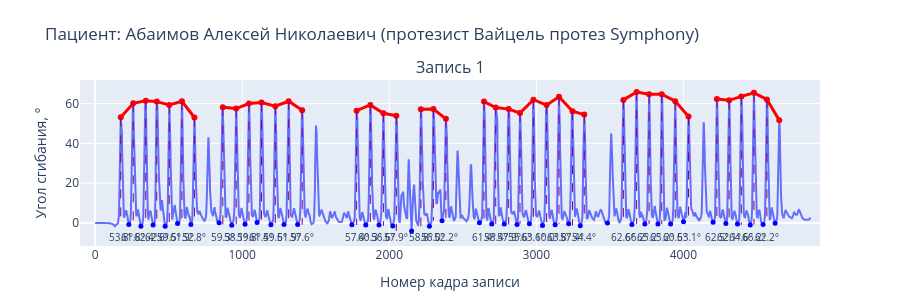

Notebook code for this chart:
### Code cell
patient_name = list(patients_data_tta.keys())[1]

fig_abaimov_vaicel = plot_joint_for_patient(
    patients_data_tta,
    patient_name,
    joint_idx=3
)

fig_abaimov_vaicel.show()

### Figure 1 — Plotly figure (JSON) as saved in the notebook; plotly's stock layout.template omitted (floating-point values rounded to 4 significant figures; data arrays with more than 128 entries replaced by an {"elided": "..."} marker saying what was removed)
{"data": [{"mode": "lines", "name": "Запись 1", "showlegend": false, "type": "scatter", "x": {"elided": "4865 int values"}, "xaxis": "x", "y": {"elided": "4865 float values"}, "yaxis": "y"}, {"line": {"color": "red", "width": 3}, "mode": "lines+markers", "showlegend": false, "type": "scatter", "x": [174.0, 259.0, 344.0, 419.0, 504.0, 590.0, 675.0, NaN, 868.0, 959.0, 1046.0, 1131.0, 1225.0, 1316.0, 1408.0, NaN, 1778.0, 1871.0, 1960.0, 2048.0, NaN, 2215.0, 2300.0, 2385.0, NaN, 2644.0, 2724.0, 2812.0, 2889.0, 2980.0, 3070.0, 3154.0, 3246.0, 3326.0, NaN, 3592.0, 3682.0, 3767.0, 3853.0, 3945.0, 4035.0, NaN, 4228.0, 4311.0, 4394.0, 4480.0, 4568.0, 4652.0], "xaxis": "x", "y": [53.09, 60.15, 61.38, 60.99, 59.3, 61.18, 53.01, NaN, 58.17, 57.52, 60.05, 60.57, 58.7, 61.17, 56.68, NaN, 56.41, 59.34, 55.17, 53.92, NaN, 57.14, 57.26, 52.33, NaN, 61.01, 58.01, 57.23, 55.26, 61.95, 59.23, 63.45, 56.14, 54.48, NaN, 61.85, 65.8, 64.67, 64.73, 61.21, 53.49, NaN, 62.32, 61.64, 63.62, 65.4, 62.09, 51.6], "yaxis": "y"}, {"marker": {"color": "red", "size": 5}, "mode": "markers", "showlegend": false, "type": "scatter", "x": [174], "xaxis": "x", "y": [53.09], "yaxis": "y"}, {"marker": {"color": "blue", "size": 5}, "mode": "markers", "showlegend": false, "type": "scatter", "x": [229], "xaxis": "x", "y": [-0.69], "yaxis": "y"}, {"hovertemplate": "Амплитуда: 53.8°<extra></extra>", "line": {"color": "purple", "dash": "dash", "width": 1}, "mode": "lines", "showlegend": false, "type": "scatter", "x": [174, 174], "xaxis": "x", "y": [53.09, -0.69], "yaxis": "y"}, {"marker": {"color": "red", "size": 5}, "mode": "markers", "showlegend": false, "type": "scatter", "x": [259], "xaxis": "x", "y": [60.15], "yaxis": "y"}, {"marker": {"color": "blue", "size": 5}, "mode": "markers", "showlegend": false, "type": "scatter", "x": [311], "xaxis": "x", "y": [-1.649], "yaxis": "y"}, {"hovertemplate": "Амплитуда: 61.8°<extra></extra>", "line": {"color": "purple", "dash": "dash", "width": 1}, "mode": "lines", "showlegend": false, "type": "scatter", "x": [259, 259], "xaxis": "x", "y": [60.15, -1.649], "yaxis": "y"}, {"marker": {"color": "red", "size": 5}, "mode": "markers", "showlegend": false, "type": "scatter", "x": [344], "xaxis": "x", "y": [61.38], "yaxis": "y"}, {"marker": {"color": "blue", "size": 5}, "mode": "markers", "showlegend": false, "type": "scatter", "x": [394], "xaxis": "x", "y": [-1.032], "yaxis": "y"}, {"hovertemplate": "Амплитуда: 62.4°<extra></extra>", "line": {"color": "purple", "dash": "dash", "width": 1}, "mode": "lines", "showlegend": false, "type": "scatter", "x": [344, 344], "xaxis": "x", "y": [61.38, -1.032], "yaxis": "y"}, {"marker": {"color": "red", "size": 5}, "mode": "markers", "showlegend": false, "type": "scatter", "x": [419], "xaxis": "x", "y": [60.99], "yaxis": "y"}, {"marker": {"color": "blue", "size": 5}, "mode": "markers", "showlegend": false, "type": "scatter", "x": [476], "xaxis": "x", "y": [-1.576], "yaxis": "y"}, {"hovertemplate": "Амплитуда: 62.6°<extra></extra>", "line": {"color": "purple", "dash": "dash", "width": 1}, "mode": "lines", "showlegend": false, "type": "scatter", "x": [419, 419], "xaxis": "x", "y": [60.99, -1.576], "yaxis": "y"}, {"marker": {"color": "red", "size": 5}, "mode": "markers", "showlegend": false, "type": "scatter", "x": [504], "xaxis": "x", "y": [59.3], "yaxis": "y"}, {"marker": {"color": "blue", "size": 5}, "mode": "markers", "showlegend": false, "type": "scatter", "x": [560], "xaxis": "x", "y": [-0.244], "yaxis": "y"}, {"hovertemplate": "Амплитуда: 59.5°<extra></extra>", "line": {"color": "purple", "dash": "dash", "width": 1}, "mode": "lines", "showlegend": false, "type": "scatter", "x": [504, 504], "xaxis": "x", "y": [59.3, -0.244], "yaxis": "y"}, {"marker": {"color": "red", "size": 5}, "mode": "markers", "showlegend": false, "type": "scatter", "x": [590], "xaxis": "x", "y": [61.18], "yaxis": "y"}, {"marker": {"color": "blue", "size": 5}, "mode": "markers", "showlegend": false, "type": "scatter", "x": [651], "xaxis": "x", "y": [-0.718], "yaxis": "y"}, {"hovertemplate": "Амплитуда: 61.9°<extra></extra>", "line": {"color": "purple", "dash": "dash", "width": 1}, "mode": "lines", "showlegend": false, "type": "scatter", "x": [590, 590], "xaxis": "x", "y": [61.18, -0.718], "yaxis": "y"}, {"marker": {"color": "red", "size": 5}, "mode": "markers", "showlegend": false, "type": "scatter", "x": [675], "xaxis": "x", "y": [53.01], "yaxis": "y"}, {"marker": {"color": "blue", "size": 5}, "mode": "markers", "showlegend": false, "type": "scatter", "x": [843], "xaxis": "x", "y": [0.19], "yaxis": "y"}, {"hovertemplate": "Амплитуда: 52.8°<extra></extra>", "line": {"color": "purple", "dash": "dash", "width": 1}, "mode": "lines", "showlegend": false, "type": "scatter", "x": [675, 675], "xaxis": "x", "y": [53.01, 0.19], "yaxis": "y"}, {"marker": {"color": "red", "size": 5}, "mode": "markers", "showlegend": false, "type": "scatter", "x": [868], "xaxis": "x", "y": [58.17], "yaxis": "y"}, {"marker": {"color": "blue", "size": 5}, "mode": "markers", "showlegend": false, "type": "scatter", "x": [929], "xaxis": "x", "y": [-1.08], "yaxis": "y"}, {"hovertemplate": "Амплитуда: 59.3°<extra></extra>", "line": {"color": "purple", "dash": "dash", "width": 1}, "mode": "lines", "showlegend": false, "type": "scatter", "x": [868, 868], "xaxis": "x", "y": [58.17, -1.08], "yaxis": "y"}, {"marker": {"color": "red", "size": 5}, "mode": "markers", "showlegend": false, "type": "scatter", "x": [959], "xaxis": "x", "y": [57.52], "yaxis": "y"}, {"marker": {"color": "blue", "size": 5}, "mode": "markers", "showlegend": false, "type": "scatter", "x": [1019], "xaxis": "x", "y": [-0.571], "yaxis": "y"}, {"hovertemplate": "Амплитуда: 58.1°<extra></extra>", "line": {"color": "purple", "dash": "dash", "width": 1}, "mode": "lines", "showlegend": false, "type": "scatter", "x": [959, 959], "xaxis": "x", "y": [57.52, -0.571], "yaxis": "y"}, {"marker": {"color": "red", "size": 5}, "mode": "markers", "showlegend": false, "type": "scatter", "x": [1046], "xaxis": "x", "y": [60.05], "yaxis": "y"}, {"marker": {"color": "blue", "size": 5}, "mode": "markers", "showlegend": false, "type": "scatter", "x": [1101], "xaxis": "x", "y": [0.264], "yaxis": "y"}, {"hovertemplate": "Амплитуда: 59.8°<extra></extra>", "line": {"color": "purple", "dash": "dash", "width": 1}, "mode": "lines", "showlegend": false, "type": "scatter", "x": [1046, 1046], "xaxis": "x", "y": [60.05, 0.264], "yaxis": "y"}, {"marker": {"color": "red", "size": 5}, "mode": "markers", "showlegend": false, "type": "scatter", "x": [1131], "xaxis": "x", "y": [60.57], "yaxis": "y"}, {"marker": {"color": "blue", "size": 5}, "mode": "markers", "showlegend": false, "type": "scatter", "x": [1195], "xaxis": "x", "y": [-0.817], "yaxis": "y"}, {"hovertemplate": "Амплитуда: 61.4°<extra></extra>", "line": {"color": "purple", "dash": "dash", "width": 1}, "mode": "lines", "showlegend": false, "type": "scatter", "x": [1131, 1131], "xaxis": "x", "y": [60.57, -0.817], "yaxis": "y"}, {"marker": {"color": "red", "size": 5}, "mode": "markers", "showlegend": false, "type": "scatter", "x": [1225], "xaxis": "x", "y": [58.7], "yaxis": "y"}, {"marker": {"color": "blue", "size": 5}, "mode": "markers", "showlegend": false, "type": "scatter", "x": [1284], "xaxis": "x", "y": [-0.763], "yaxis": "y"}, {"hovertemplate": "Амплитуда: 59.5°<extra></extra>", "line": {"color": "purple", "dash": "dash", "width": 1}, "mode": "lines", "showlegend": false, "type": "scatter", "x": [1225, 1225], "xaxis": "x", "y": [58.7, -0.763], "yaxis": "y"}, {"marker": {"color": "red", "size": 5}, "mode": "markers", "showlegend": false, "type": "scatter", "x": [1316], "xaxis": "x", "y": [61.17], "yaxis": "y"}, {"marker": {"color": "blue", "size": 5}, "mode": "markers", "showlegend": false, "type": "scatter", "x": [1377], "xaxis": "x", "y": [-0.762], "yaxis": "y"}, {"hovertemplate": "Амплитуда: 61.9°<extra></extra>", "line": {"color": "purple", "dash": "dash", "width": 1}, "mode": "lines", "showlegend": false, "type": "scatter", "x": [1316, 1316], "xaxis": "x", "y": [61.17, -0.762], "yaxis": "y"}, {"marker": {"color": "red", "size": 5}, "mode": "markers", "showlegend": false, "type": "scatter", "x": [1408], "xaxis": "x", "y": [56.68], "yaxis": "y"}, {"marker": {"color": "blue", "size": 5}, "mode": "markers", "showlegend": false, "type": "scatter", "x": [1746], "xaxis": "x", "y": [-0.882], "yaxis": "y"}, {"hovertemplate": "Амплитуда: 57.6°<extra></extra>", "line": {"color": "purple", "dash": "dash", "width": 1}, "mode": "lines", "showlegend": false, "type": "scatter", "x": [1408, 1408], "xaxis": "x", "y": [56.68, -0.882], "yaxis": "y"}, {"marker": {"color": "red", "size": 5}, "mode": "markers", "showlegend": false, "type": "scatter", "x": [1778], "xaxis": "x", "y": [56.41], "yaxis": "y"}, {"marker": {"color": "blue", "size": 5}, "mode": "markers", "showlegend": false, "type": "scatter", "x": [1840], "xaxis": "x", "y": [-0.949], "yaxis": "y"}, {"hovertemplate": "Амплитуда: 57.4°<extra></extra>", "line": {"color": "purple", "dash": "dash", "width": 1}, "mode": "lines", "showlegend": false, "type": "scatter", "x": [1778, 1778], "xaxis": "x", "y": [56.41, -0.949], "yaxis": "y"}, {"marker": {"color": "red", "size": 5}, "mode": "markers", "showlegend": false, "type": "scatter", "x": [1871], "xaxis": "x", "y": [59.34], "yaxis": "y"}, {"marker": {"color": "blue", "size": 5}, "mode": "markers", "showlegend": false, "type": "scatter", "x": [1930], "xaxis": "x", "y": [-0.919], "yaxis": "y"}, {"hovertemplate": "Амплитуда: 60.3°<extra></extra>", "line": {"color": "purple", "dash": "dash", "width": 1}, "mode": "lines", "showlegend": false, "type": "scatter", "x": [1871, 1871], "xaxis": "x", "y": [59.34, -0.919], "yaxis": "y"}, {"marker": {"color": "red", "size": 5}, "mode": "markers", "showlegend": false, "type": "scatter", "x": [1960], "xaxis": "x", "y": [55.17], "yaxis": "y"}, {"marker": {"color": "blue", "size": 5}, "mode": "markers", "showlegend": false, "type": "scatter", "x": [2024], "xaxis": "x", "y": [-1.422], "yaxis": "y"}, {"hovertemplate": "Амплитуда: 56.6°<extra></extra>", "line": {"color": "purple", "dash": "dash", "width": 1}, "mode": "lines", "showlegend": false, "type": "scatter", "x": [1960, 1960], "xaxis": "x", "y": [55.17, -1.422], "yaxis": "y"}, {"marker": {"color": "red", "size": 5}, "mode": "markers", "showlegend": false, "type": "scatter", "x": [2048], "xaxis": "x", "y": [53.92], "yaxis": "y"}, {"marker": {"color": "blue", "size": 5}, "mode": "markers", "showlegend": false, "type": "scatter", "x": [2152], "xaxis": "x", "y": [-3.958], "yaxis": "y"}, {"hovertemplate": "Амплитуда: 57.9°<extra></extra>", "line": {"color": "purple", "dash": "dash", "width": 1}, "mode": "lines", "showlegend": false, "type": "scatter", "x": [2048, 2048], "xaxis": "x", "y": [53.92, -3.958], "yaxis": "y"}, {"marker": {"color": "red", "size": 5}, "mode": "markers", "showlegend": false, "type": "scatter", "x": [2215], "xaxis": "x", "y": [57.14], "yaxis": "y"}, {"marker": {"color": "blue", "size": 5}, "mode": "markers", "showlegend": false, "type": "scatter", "x": [2273], "xaxis": "x", "y": [-1.613], "yaxis": "y"}, {"hovertemplate": "Амплитуда: 58.8°<extra></extra>", "line": {"color": "purple", "dash": "dash", "width": 1}, "mode": "lines", "showlegend": false, "type": "scatter", "x": [2215, 2215], "xaxis": "x", "y": [57.14, -1.613], "yaxis": "y"}, {"marker": {"color": "red", "size": 5}, "mode": "markers", "showlegend": false, "type": "scatter", "x": [2300], "xaxis": "x", "y": [57.26], "yaxis": "y"}, {"marker": {"color": "blue", "size": 5}, "mode": "markers", "showlegend": false, "type": "scatter", "x": [2359], "xaxis": "x", "y": [1.206], "yaxis": "y"}, {"hovertemplate": "Амплитуда: 56.0°<extra></extra>", "line": {"color": "purple", "dash": "dash", "width": 1}, "mode": "lines", "showlegend": false, "type": "scatter", "x": [2300, 2300], "xaxis": "x", "y": [57.26, 1.206], "yaxis": "y"}, {"marker": {"color": "red", "size": 5}, "mode": "markers", "showlegend": false, "type": "scatter", "x": [2385], "xaxis": "x", "y": [52.33], "yaxis": "y"}, {"marker": {"color": "blue", "size": 5}, "mode": "markers", "showlegend": false, "type": "scatter", "x": [2613], "xaxis": "x", "y": [0.119], "yaxis": "y"}, {"hovertemplate": "Амплитуда: 52.2°<extra></extra>", "line": {"color": "purple", "dash": "dash", "width": 1}, "mode": "lines", "showlegend": false, "type": "scatter", "x": [2385, 2385], "xaxis": "x", "y": [52.33, 0.119], "yaxis": "y"}, {"marker": {"color": "red", "size": 5}, "mode": "markers", "showlegend": false, "type": "scatter", "x": [2644], "xaxis": "x", "y": [61.01], "yaxis": "y"}, {"marker": {"color": "blue", "size": 5}, "mode": "markers", "showlegend": false, "type": "scatter", "x": [2697], "xaxis": "x", "y": [-0.432], "yaxis": "y"}, {"hovertemplate": "Амплитуда: 61.4°<extra></extra>", "line": {"color": "purple", "dash": "dash", "width": 1}, "mode": "lines", "showlegend": false, "type": "scatter", "x": [2644, 2644], "xaxis": "x", "y": [61.01, -0.432], "yaxis": "y"}, {"marker": {"color": "red", "size": 5}, "mode": "markers", "showlegend": false, "type": "scatter", "x": [2724], "xaxis": "x", "y": [58.01], "yaxis": "y"}, {"marker": {"color": "blue", "size": 5}, "mode": "markers", "showlegend": false, "type": "scatter", "x": [2782], "xaxis": "x", "y": [-0.413], "yaxis": "y"}, {"hovertemplate": "Амплитуда: 58.4°<extra></extra>", "line": {"color": "purple", "dash": "dash", "width": 1}, "mode": "lines", "showlegend": false, "type": "scatter", "x": [2724, 2724], "xaxis": "x", "y": [58.01, -0.413], "yaxis": "y"}, {"marker": {"color": "red", "size": 5}, "mode": "markers", "showlegend": false, "type": "scatter", "x": [2812], "xaxis": "x", "y": [57.23], "yaxis": "y"}, {"marker": {"color": "blue", "size": 5}, "mode": "markers", "showlegend": false, "type": "scatter", "x": [2869], "xaxis": "x", "y": [-0.68], "yaxis": "y"}, {"hovertemplate": "Амплитуда: 57.9°<extra></extra>", "line": {"color": "purple", "dash": "dash", "width": 1}, "mode": "lines", "showlegend": false, "type": "scatter", "x": [2812, 2812], "xaxis": "x", "y": [57.23, -0.68], "yaxis": "y"}, {"marker": {"color": "red", "size": 5}, "mode": "markers", "showlegend": false, "type": "scatter", "x": [2889], "xaxis": "x", "y": [55.26], "yaxis": "y"}, {"marker": {"color": "blue", "size": 5}, "mode": "markers", "showlegend": false, "type": "scatter", "x": [2953], "xaxis": "x", "y": [-0.33], "yaxis": "y"}, {"hovertemplate": "Амплитуда: 55.6°<extra></extra>", "line": {"color": "purple", "dash": "dash", "width": 1}, "mode": "lines", "showlegend": false, "type": "scatter", "x": [2889, 2889], "xaxis": "x", "y": [55.26, -0.33], "yaxis": "y"}, {"marker": {"color": "red", "size": 5}, "mode": "markers", "showlegend": false, "type": "scatter", "x": [2980], "xaxis": "x", "y": [61.95], "yaxis": "y"}, {"marker": {"color": "blue", "size": 5}, "mode": "markers", "showlegend": false, "type": "scatter", "x": [3042], "xaxis": "x", "y": [-1.178], "yaxis": "y"}, {"hovertemplate": "Амплитуда: 63.1°<extra></extra>", "line": {"color": "purple", "dash": "dash", "width": 1}, "mode": "lines", "showlegend": false, "type": "scatter", "x": [2980, 2980], "xaxis": "x", "y": [61.95, -1.178], "yaxis": "y"}, {"marker": {"color": "red", "size": 5}, "mode": "markers", "showlegend": false, "type": "scatter", "x": [3070], "xaxis": "x", "y": [59.23], "yaxis": "y"}, {"marker": {"color": "blue", "size": 5}, "mode": "markers", "showlegend": false, "type": "scatter", "x": [3128], "xaxis": "x", "y": [-0.806], "yaxis": "y"}, {"hovertemplate": "Амплитуда: 60.0°<extra></extra>", "line": {"color": "purple", "dash": "dash", "width": 1}, "mode": "lines", "showlegend": false, "type": "scatter", "x": [3070, 3070], "xaxis": "x", "y": [59.23, -0.806], "yaxis": "y"}, {"marker": {"color": "red", "size": 5}, "mode": "markers", "showlegend": false, "type": "scatter", "x": [3154], "xaxis": "x", "y": [63.45], "yaxis": "y"}, {"marker": {"color": "blue", "size": 5}, "mode": "markers", "showlegend": false, "type": "scatter", "x": [3220], "xaxis": "x", "y": [-0.39], "yaxis": "y"}, {"hovertemplate": "Амплитуда: 63.8°<extra></extra>", "line": {"color": "purple", "dash": "dash", "width": 1}, "mode": "lines", "showlegend": false, "type": "scatter", "x": [3154, 3154], "xaxis": "x", "y": [63.45, -0.39], "yaxis": "y"}, {"marker": {"color": "red", "size": 5}, "mode": "markers", "showlegend": false, "type": "scatter", "x": [3246], "xaxis": "x", "y": [56.14], "yaxis": "y"}, {"marker": {"color": "blue", "size": 5}, "mode": "markers", "showlegend": false, "type": "scatter", "x": [3299], "xaxis": "x", "y": [-1.302], "yaxis": "y"}, {"hovertemplate": "Амплитуда: 57.4°<extra></extra>", "line": {"color": "purple", "dash": "dash", "width": 1}, "mode": "lines", "showlegend": false, "type": "scatter", "x": [3246, 3246], "xaxis": "x", "y": [56.14, -1.302], "yaxis": "y"}, {"marker": {"color": "red", "size": 5}, "mode": "markers", "showlegend": false, "type": "scatter", "x": [3326], "xaxis": "x", "y": [54.48], "yaxis": "y"}, {"marker": {"color": "blue", "size": 5}, "mode": "markers", "showlegend": false, "type": "scatter", "x": [3484], "xaxis": "x", "y": [0.087], "yaxis": "y"}, {"hovertemplate": "Амплитуда: 54.4°<extra></extra>", "line": {"color": "purple", "dash": "dash", "width": 1}, "mode": "lines", "showlegend": false, "type": "scatter", "x": [3326, 3326], "xaxis": "x", "y": [54.48, 0.087], "yaxis": "y"}, {"marker": {"color": "red", "size": 5}, "mode": "markers", "showlegend": false, "type": "scatter", "x": [3592], "xaxis": "x", "y": [61.85], "yaxis": "y"}, {"marker": {"color": "blue", "size": 5}, "mode": "markers", "showlegend": false, "type": "scatter", "x": [3650], "xaxis": "x", "y": [-0.746], "yaxis": "y"}, {"hovertemplate": "Амплитуда: 62.6°<extra></extra>", "line": {"color": "purple", "dash": "dash", "width": 1}, "mode": "lines", "showlegend": false, "type": "scatter", "x": [3592, 3592], "xaxis": "x", "y": [61.85, -0.746], "yaxis": "y"}, {"marker": {"color": "red", "size": 5}, "mode": "markers", "showlegend": false, "type": "scatter", "x": [3682], "xaxis": "x", "y": [65.8], "yaxis": "y"}, {"marker": {"color": "blue", "size": 5}, "mode": "markers", "showlegend": false, "type": "scatter", "x": [3738], "xaxis": "x", "y": [-0.434], "yaxis": "y"}, {"hovertemplate": "Амплитуда: 66.2°<extra></extra>", "line": {"color": "purple", "dash": "dash", "width": 1}, "mode": "lines", "showlegend": false, "type": "scatter", "x": [3682, 3682], "xaxis": "x", "y": [65.8, -0.434], "yaxis": "y"}, {"marker": {"color": "red", "size": 5}, "mode": "markers", "showlegend": false, "type": "scatter", "x": [3767], "xaxis": "x", "y": [64.67], "yaxis": "y"}, {"marker": {"color": "blue", "size": 5}, "mode": "markers", "showlegend": false, "type": "scatter", "x": [3827], "xaxis": "x", "y": [-0.489], "yaxis": "y"}, {"hovertemplate": "Амплитуда: 65.2°<extra></extra>", "line": {"color": "purple", "dash": "dash", "width": 1}, "mode": "lines", "showlegend": false, "type": "scatter", "x": [3767, 3767], "xaxis": "x", "y": [64.67, -0.489], "yaxis": "y"}, {"marker": {"color": "red", "size": 5}, "mode": "markers", "showlegend": false, "type": "scatter", "x": [3853], "xaxis": "x", "y": [64.73], "yaxis": "y"}, {"marker": {"color": "blue", "size": 5}, "mode": "markers", "showlegend": false, "type": "scatter", "x": [3913], "xaxis": "x", "y": [-0.504], "yaxis": "y"}, {"hovertemplate": "Амплитуда: 65.2°<extra></extra>", "line": {"color": "purple", "dash": "dash", "width": 1}, "mode": "lines", "showlegend": false, "type": "scatter", "x": [3853, 3853], "xaxis": "x", "y": [64.73, -0.504], "yaxis": "y"}, {"marker": {"color": "red", "size": 5}, "mode": "markers", "showlegend": false, "type": "scatter", "x": [3945], "xaxis": "x", "y": [61.21], "yaxis": "y"}, {"marker": {"color": "blue", "size": 5}, "mode": "markers", "showlegend": false, "type": "scatter", "x": [4001], "xaxis": "x", "y": [0.646], "yaxis": "y"}, {"hovertemplate": "Амплитуда: 60.6°<extra></extra>", "line": {"color": "purple", "dash": "dash", "width": 1}, "mode": "lines", "showlegend": false, "type": "scatter", "x": [3945, 3945], "xaxis": "x", "y": [61.21, 0.646], "yaxis": "y"}, {"marker": {"color": "red", "size": 5}, "mode": "markers", "showlegend": false, "type": "scatter", "x": [4035], "xaxis": "x", "y": [53.49], "yaxis": "y"}, {"marker": {"color": "blue", "size": 5}, "mode": "markers", "showlegend": false, "type": "scatter", "x": [4202], "xaxis": "x", "y": [0.382], "yaxis": "y"}, {"hovertemplate": "Амплитуда: 53.1°<extra></extra>", "line": {"color": "purple", "dash": "dash", "width": 1}, "mode": "lines", "showlegend": false, "type": "scatter", "x": [4035, 4035], "xaxis": "x", "y": [53.49, 0.382], "yaxis": "y"}, {"marker": {"color": "red", "size": 5}, "mode": "markers", "showlegend": false, "type": "scatter", "x": [4228], "xaxis": "x", "y": [62.32], "yaxis": "y"}, {"marker": {"color": "blue", "size": 5}, "mode": "markers", "showlegend": false, "type": "scatter", "x": [4289], "xaxis": "x", "y": [-0.188], "yaxis": "y"}, {"hovertemplate": "Амплитуда: 62.5°<extra></extra>", "line": {"color": "purple", "dash": "dash", "width": 1}, "mode": "lines", "showlegend": false, "type": "scatter", "x": [4228, 4228], "xaxis": "x", "y": [62.32, -0.188], "yaxis": "y"}, {"marker": {"color": "red", "size": 5}, "mode": "markers", "showlegend": false, "type": "scatter", "x": [4311], "xaxis": "x", "y": [61.64], "yaxis": "y"}, {"marker": {"color": "blue", "size": 5}, "mode": "markers", "showlegend": false, "type": "scatter", "x": [4368], "xaxis": "x", "y": [-0.436], "yaxis": "y"}, {"hovertemplate": "Амплитуда: 62.1°<extra></extra>", "line": {"color": "purple", "dash": "dash", "width": 1}, "mode": "lines", "showlegend": false, "type": "scatter", "x": [4311, 4311], "xaxis": "x", "y": [61.64, -0.436], "yaxis": "y"}, {"marker": {"color": "red", "size": 5}, "mode": "markers", "showlegend": false, "type": "scatter", "x": [4394], "xaxis": "x", "y": [63.62], "yaxis": "y"}, {"marker": {"color": "blue", "size": 5}, "mode": "markers", "showlegend": false, "type": "scatter", "x": [4455], "xaxis": "x", "y": [-0.97], "yaxis": "y"}, {"hovertemplate": "Амплитуда: 64.6°<extra></extra>", "line": {"color": "purple", "dash": "dash", "width": 1}, "mode": "lines", "showlegend": false, "type": "scatter", "x": [4394, 4394], "xaxis": "x", "y": [63.62, -0.97], "yaxis": "y"}, {"marker": {"color": "red", "size": 5}, "mode": "markers", "showlegend": false, "type": "scatter", "x": [4480], "xaxis": "x", "y": [65.4], "yaxis": "y"}, {"marker": {"color": "blue", "size": 5}, "mode": "markers", "showlegend": false, "type": "scatter", "x": [4542], "xaxis": "x", "y": [-0.785], "yaxis": "y"}, {"hovertemplate": "Амплитуда: 66.2°<extra></extra>", "line": {"color": "purple", "dash": "dash", "width": 1}, "mode": "lines", "showlegend": false, "type": "scatter", "x": [4480, 4480], "xaxis": "x", "y": [65.4, -0.785], "yaxis": "y"}, {"marker": {"color": "red", "size": 5}, "mode": "markers", "showlegend": false, "type": "scatter", "x": [4568], "xaxis": "x", "y": [62.09], "yaxis": "y"}, {"marker": {"color": "blue", "size": 5}, "mode": "markers", "showlegend": false, "type": "scatter", "x": [4624], "xaxis": "x", "y": [-0.14], "yaxis": "y"}, {"hovertemplate": "Амплитуда: 62.2°<extra></extra>", "line": {"color": "purple", "dash": "dash", "width": 1}, "mode": "lines", "showlegend": false, "type": "scatter", "x": [4568, 4568], "xaxis": "x", "y": [62.09, -0.14], "yaxis": "y"}], "layout": {"annotations": [{"font": {"size": 16}, "showarrow": false, "text": "Запись 1", "x": 0.5, "xanchor": "center", "xref": "paper", "y": 1, "yanchor": "bottom", "yref": "paper"}, {"font": {"size": 10}, "showarrow": false, "text": "53.8°", "x": 174, "xref": "x", "y": -7, "yref": "y"}, {"font": {"size": 10}, "showarrow": false, "text": "61.8°", "x": 259, "xref": "x", "y": -7, "yref": "y"}, {"font": {"size": 10}, "showarrow": false, "text": "62.4°", "x": 344, "xref": "x", "y": -7, "yref": "y"}, {"font": {"size": 10}, "showarrow": false, "text": "62.6°", "x": 419, "xref": "x", "y": -7, "yref": "y"}, {"font": {"size": 10}, "showarrow": false, "text": "59.5°", "x": 504, "xref": "x", "y": -7, "yref": "y"}, {"font": {"size": 10}, "showarrow": false, "text": "61.9°", "x": 590, "xref": "x", "y": -7, "yref": "y"}, {"font": {"size": 10}, "showarrow": false, "text": "52.8°", "x": 675, "xref": "x", "y": -7, "yref": "y"}, {"font": {"size": 10}, "showarrow": false, "text": "59.3°", "x": 868, "xref": "x", "y": -7, "yref": "y"}, {"font": {"size": 10}, "showarrow": false, "text": "58.1°", "x": 959, "xref": "x", "y": -7, "yref": "y"}, {"font": {"size": 10}, "showarrow": false, "text": "59.8°", "x": 1046, "xref": "x", "y": -7, "yref": "y"}, {"font": {"size": 10}, "showarrow": false, "text": "61.4°", "x": 1131, "xref": "x", "y": -7, "yref": "y"}, {"font": {"size": 10}, "showarrow": false, "text": "59.5°", "x": 1225, "xref": "x", "y": -7, "yref": "y"}, {"font": {"size": 10}, "showarrow": false, "text": "61.9°", "x": 1316, "xref": "x", "y": -7, "yref": "y"}, {"font": {"size": 10}, "showarrow": false, "text": "57.6°", "x": 1408, "xref": "x", "y": -7, "yref": "y"}, {"font": {"size": 10}, "showarrow": false, "text": "57.4°", "x": 1778, "xref": "x", "y": -7, "yref": "y"}, {"font": {"size": 10}, "showarrow": false, "text": "60.3°", "x": 1871, "xref": "x", "y": -7, "yref": "y"}, {"font": {"size": 10}, "showarrow": false, "text": "56.6°", "x": 1960, "xref": "x", "y": -7, "yref": "y"}, {"font": {"size": 10}, "showarrow": false, "text": "57.9°", "x": 2048, "xref": "x", "y": -7, "yref": "y"}, {"font": {"size": 10}, "showarrow": false, "text": "58.8°", "x": 2215, "xref": "x", "y": -7, "yref": "y"}, {"font": {"size": 10}, "showarrow": false, "text": "56.0°", "x": 2300, "xref": "x", "y": -7, "yref": "y"}, {"font": {"size": 10}, "showarrow": false, "text": "52.2°", "x": 2385, "xref": "x", "y": -7, "yref": "y"}, {"font": {"size": 10}, "showarrow": false, "text": "61.4°", "x": 2644, "xref": "x", "y": -7, "yref": "y"}, {"font": {"size": 10}, "showarrow": false, "text": "58.4°", "x": 2724, "xref": "x", "y": -7, "yref": "y"}, {"font": {"size": 10}, "showarrow": false, "text": "57.9°", "x": 2812, "xref": "x", "y": -7, "yref": "y"}, {"font": {"size": 10}, "showarrow": false, "text": "55.6°", "x": 2889, "xref": "x", "y": -7, "yref": "y"}, {"font": {"size": 10}, "showarrow": false, "text": "63.1°", "x": 2980, "xref": "x", "y": -7, "yref": "y"}, {"font": {"size": 10}, "showarrow": false, "text": "60.0°", "x": 3070, "xref": "x", "y": -7, "yref": "y"}, {"font": {"size": 10}, "showarrow": false, "text": "63.8°", "x": 3154, "xref": "x", "y": -7, "yref": "y"}, {"font": {"size": 10}, "showarrow": false, "text": "57.4°", "x": 3246, "xref": "x", "y": -7, "yref": "y"}, {"font": {"size": 10}, "showarrow": false, "text": "54.4°", "x": 3326, "xref": "x", "y": -7, "yref": "y"}, {"font": {"size": 10}, "showarrow": false, "text": "62.6°", "x": 3592, "xref": "x", "y": -7, "yref": "y"}, {"font": {"size": 10}, "showarrow": false, "text": "66.2°", "x": 3682, "xref": "x", "y": -7, "yref": "y"}, {"font": {"size": 10}, "showarrow": false, "text": "65.2°", "x": 3767, "xref": "x", "y": -7, "yref": "y"}, {"font": {"size": 10}, "showarrow": false, "text": "65.2°", "x": 3853, "xref": "x", "y": -7, "yref": "y"}, {"font": {"size": 10}, "showarrow": false, "text": "60.6°", "x": 3945, "xref": "x", "y": -7, "yref": "y"}, {"font": {"size": 10}, "showarrow": false, "text": "53.1°", "x": 4035, "xref": "x", "y": -7, "yref": "y"}, {"font": {"size": 10}, "showarrow": false, "text": "62.5°", "x": 4228, "xref": "x", "y": -7, "yref": "y"}, {"font": {"size": 10}, "showarrow": false, "text": "62.1°", "x": 4311, "xref": "x", "y": -7, "yref": "y"}, {"font": {"size": 10}, "showarrow": false, "text": "64.6°", "x": 4394, "xref": "x", "y": -7, "yref": "y"}, {"font": {"size": 10}, "showarrow": false, "text": "66.2°", "x": 4480, "xref": "x", "y": -7, "yref": "y"}, {"font": {"size": 10}, "showarrow": false, "text": "62.2°", "x": 4568, "xref": "x", "y": -7, "yref": "y"}], "height": 300, "margin": {"b": 40, "t": 80}, "showlegend": false, "title": {"text": "Пациент: Абаимов Алексей Николаевич (протезист Вайцель протез Symphony)"}, "xaxis": {"anchor": "y", "domain": [0, 1], "title": {"text": "Номер кадра записи"}}, "yaxis": {"anchor": "x", "domain": [0, 1], "title": {"text": "Угол сгибания, °"}}}}
